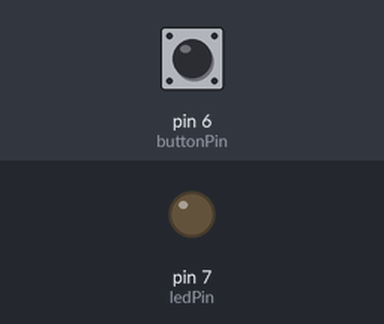
This sketch was run on a simulated Arduino Uno, built with avr-gcc and run on an emulated ATmega328P. Shown: output pins drawn as LEDs (lit = HIGH). Inputs (shaded band) come from the test bench; at power-on: pin 6 (buttonPin) LOW.

Above: at 1.2 s.
1.3 s: pin 6 (buttonPin) pulled HIGH for 0.15 s
At 1.37 s:
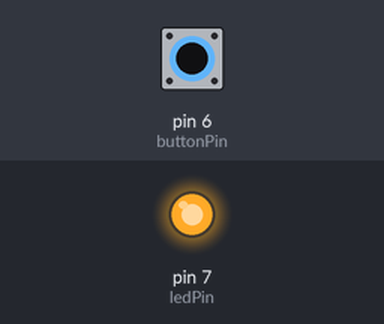
2.9 s: pin 6 (buttonPin) pulled HIGH for 3.2 s
At 6.5 s:
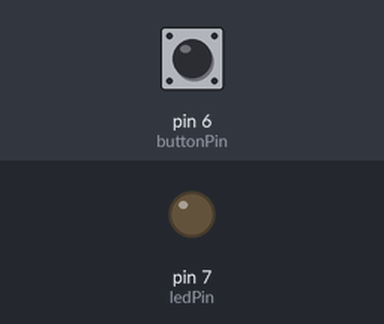
Timing chart, 0 to 8.0 s (numbered marks = the images above; inputs shaded):
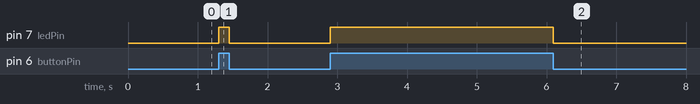

The sketch:

Arduino_Tutorial_A.ino
```cpp
//Assign specific and distinct pins to each component
const int buttonPin = 6;
const int ledPin = 7;
int buttonState = 0;

//This code is only ran once to set up the program
void setup() {

  //Set the LED pin to output voltage
  pinMode(ledPin, OUTPUT);

  //Set the Button pin to detect voltage
  pinMode(buttonPin, INPUT);
}

//This code is ran constantly to excute the program repeatedly
void loop() {

  //Read the button voltage
  buttonState = digitalRead(buttonPin);

  //When the button is pressed
  if(buttonState == HIGH){

    //Turn the LED on
    digitalWrite(ledPin, HIGH);

  //When the button is not being pressed
  }else{

    //Turn the LED off
    digitalWrite(ledPin, LOW);
  }
}
```

Measured:
- after the input at 1.3 s, pin 7 (ledPin): LOW → HIGH at once, → LOW 0.15 s later
- after the input at 2.9 s, pin 7 (ledPin): LOW → HIGH at once, → LOW 3.2 s later
